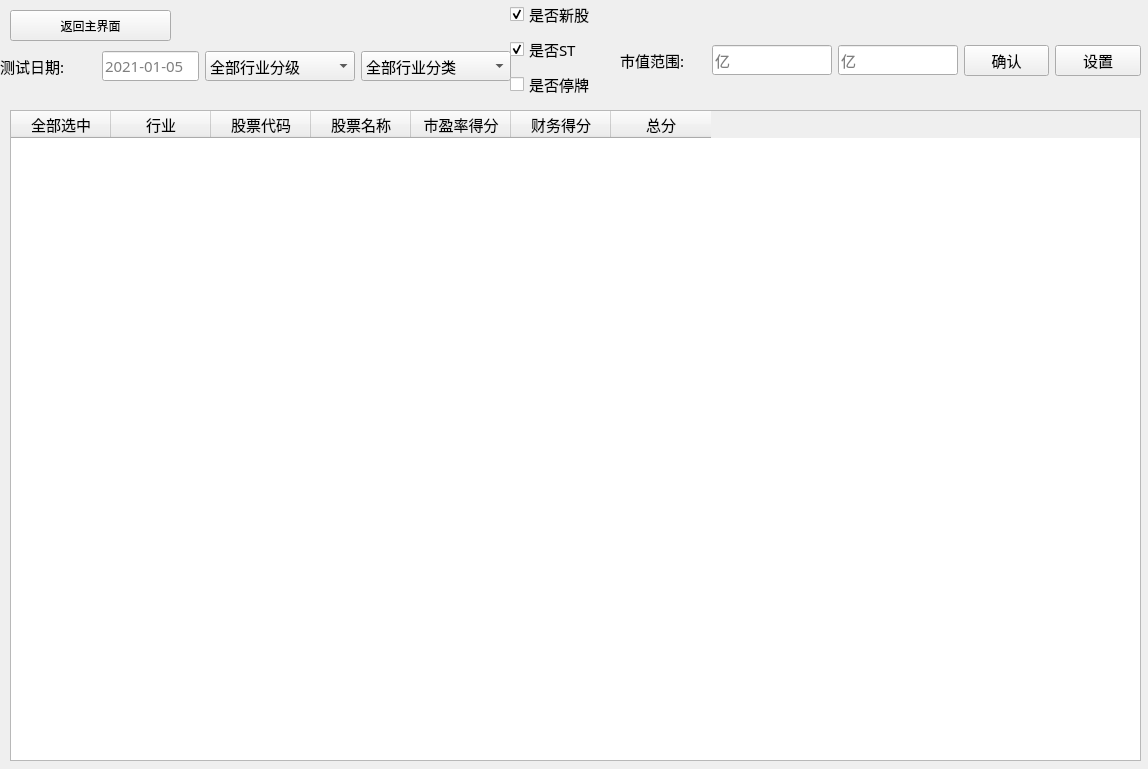
<?xml version="1.0" encoding="UTF-8"?>
<ui version="4.0">
 <class>SelectStockWindow</class>
 <widget class="QMainWindow" name="SelectStockWindow">
  <property name="geometry">
   <rect>
    <x>0</x>
    <y>0</y>
    <width>1148</width>
    <height>769</height>
   </rect>
  </property>
  <property name="windowTitle">
   <string>股票池-选股</string>
  </property>
  <property name="toolTip">
   <string/>
  </property>
  <property name="statusTip">
   <string/>
  </property>
  <widget class="QWidget" name="centralwidget">
   <widget class="QTableWidget" name="tableWidget">
    <property name="geometry">
     <rect>
      <x>10</x>
      <y>110</y>
      <width>1131</width>
      <height>651</height>
     </rect>
    </property>
    <property name="font">
     <font>
      <pointsize>11</pointsize>
     </font>
    </property>
    <property name="columnCount">
     <number>7</number>
    </property>
    <attribute name="horizontalHeaderCascadingSectionResizes">
     <bool>false</bool>
    </attribute>
    <attribute name="horizontalHeaderShowSortIndicator" stdset="0">
     <bool>false</bool>
    </attribute>
    <attribute name="horizontalHeaderStretchLastSection">
     <bool>false</bool>
    </attribute>
    <attribute name="verticalHeaderCascadingSectionResizes">
     <bool>false</bool>
    </attribute>
    <attribute name="verticalHeaderShowSortIndicator" stdset="0">
     <bool>false</bool>
    </attribute>
    <attribute name="verticalHeaderStretchLastSection">
     <bool>false</bool>
    </attribute>
    <column>
     <property name="text">
      <string>全部选中</string>
     </property>
    </column>
    <column>
     <property name="text">
      <string>行业</string>
     </property>
    </column>
    <column>
     <property name="text">
      <string>股票代码</string>
     </property>
    </column>
    <column>
     <property name="text">
      <string>股票名称</string>
     </property>
    </column>
    <column>
     <property name="text">
      <string>市盈率得分</string>
     </property>
    </column>
    <column>
     <property name="text">
      <string>财务得分</string>
     </property>
    </column>
    <column>
     <property name="text">
      <string>总分</string>
     </property>
    </column>
   </widget>
   <widget class="QWidget" name="layoutWidget">
    <property name="geometry">
     <rect>
      <x>0</x>
      <y>50</y>
      <width>511</width>
      <height>32</height>
     </rect>
    </property>
    <layout class="QHBoxLayout" name="horizontalLayout">
     <item>
      <widget class="QLabel" name="label">
       <property name="maximumSize">
        <size>
         <width>96</width>
         <height>16777215</height>
        </size>
       </property>
       <property name="font">
        <font>
         <family>Agency FB</family>
         <pointsize>11</pointsize>
        </font>
       </property>
       <property name="text">
        <string>测试日期:</string>
       </property>
      </widget>
     </item>
     <item>
      <widget class="QLineEdit" name="lineEdit">
       <property name="minimumSize">
        <size>
         <width>97</width>
         <height>0</height>
        </size>
       </property>
       <property name="maximumSize">
        <size>
         <width>97</width>
         <height>16777215</height>
        </size>
       </property>
       <property name="font">
        <font>
         <family>Agency FB</family>
         <pointsize>11</pointsize>
        </font>
       </property>
       <property name="toolTip">
        <string/>
       </property>
       <property name="statusTip">
        <string/>
       </property>
       <property name="whatsThis">
        <string/>
       </property>
       <property name="inputMask">
        <string/>
       </property>
       <property name="text">
        <string/>
       </property>
       <property name="placeholderText">
        <string>2021-01-05</string>
       </property>
      </widget>
     </item>
     <item>
      <widget class="QComboBox" name="comboBox">
       <property name="font">
        <font>
         <family>Agency FB</family>
         <pointsize>11</pointsize>
        </font>
       </property>
       <property name="placeholderText" stdset="0">
        <string/>
       </property>
       <item>
        <property name="text">
         <string>全部行业分级</string>
        </property>
       </item>
       <item>
        <property name="text">
         <string>L1</string>
        </property>
       </item>
       <item>
        <property name="text">
         <string>L2</string>
        </property>
       </item>
       <item>
        <property name="text">
         <string>L3</string>
        </property>
       </item>
      </widget>
     </item>
     <item>
      <widget class="QComboBox" name="comboBox_2">
       <property name="font">
        <font>
         <family>Agency FB</family>
         <pointsize>11</pointsize>
        </font>
       </property>
       <item>
        <property name="text">
         <string>全部行业分类</string>
        </property>
       </item>
      </widget>
     </item>
    </layout>
   </widget>
   <widget class="QWidget" name="layoutWidget">
    <property name="geometry">
     <rect>
      <x>510</x>
      <y>0</y>
      <width>110</width>
      <height>102</height>
     </rect>
    </property>
    <layout class="QVBoxLayout" name="verticalLayout">
     <item>
      <widget class="QCheckBox" name="checkBox">
       <property name="font">
        <font>
         <family>Agency FB</family>
         <pointsize>11</pointsize>
        </font>
       </property>
       <property name="text">
        <string>是否新股</string>
       </property>
       <property name="checked">
        <bool>true</bool>
       </property>
      </widget>
     </item>
     <item>
      <widget class="QCheckBox" name="checkBox_2">
       <property name="font">
        <font>
         <family>Agency FB</family>
         <pointsize>11</pointsize>
        </font>
       </property>
       <property name="autoFillBackground">
        <bool>false</bool>
       </property>
       <property name="text">
        <string>是否ST</string>
       </property>
       <property name="checked">
        <bool>true</bool>
       </property>
       <property name="autoRepeat">
        <bool>false</bool>
       </property>
       <property name="autoExclusive">
        <bool>false</bool>
       </property>
      </widget>
     </item>
     <item>
      <widget class="QCheckBox" name="checkBox_3">
       <property name="font">
        <font>
         <family>Agency FB</family>
         <pointsize>11</pointsize>
        </font>
       </property>
       <property name="text">
        <string>是否停牌</string>
       </property>
      </widget>
     </item>
    </layout>
   </widget>
   <widget class="QWidget" name="layoutWidget">
    <property name="geometry">
     <rect>
      <x>620</x>
      <y>40</y>
      <width>521</width>
      <height>41</height>
     </rect>
    </property>
    <layout class="QHBoxLayout" name="horizontalLayout_2">
     <item>
      <widget class="QLabel" name="label_2">
       <property name="maximumSize">
        <size>
         <width>100</width>
         <height>16777215</height>
        </size>
       </property>
       <property name="font">
        <font>
         <family>Agency FB</family>
         <pointsize>11</pointsize>
        </font>
       </property>
       <property name="text">
        <string>市值范围:</string>
       </property>
      </widget>
     </item>
     <item>
      <widget class="QLineEdit" name="lineEdit_2">
       <property name="maximumSize">
        <size>
         <width>120</width>
         <height>16777215</height>
        </size>
       </property>
       <property name="font">
        <font>
         <family>Agency FB</family>
         <pointsize>11</pointsize>
        </font>
       </property>
       <property name="placeholderText">
        <string>亿</string>
       </property>
      </widget>
     </item>
     <item>
      <widget class="QLineEdit" name="lineEdit_3">
       <property name="maximumSize">
        <size>
         <width>120</width>
         <height>16777215</height>
        </size>
       </property>
       <property name="font">
        <font>
         <family>Agency FB</family>
         <pointsize>11</pointsize>
        </font>
       </property>
       <property name="placeholderText">
        <string>亿</string>
       </property>
      </widget>
     </item>
     <item>
      <widget class="QPushButton" name="pushButton">
       <property name="maximumSize">
        <size>
         <width>100</width>
         <height>16777215</height>
        </size>
       </property>
       <property name="font">
        <font>
         <family>Agency FB</family>
         <pointsize>11</pointsize>
        </font>
       </property>
       <property name="text">
        <string>确认</string>
       </property>
      </widget>
     </item>
     <item>
      <widget class="QPushButton" name="pushButton_2">
       <property name="maximumSize">
        <size>
         <width>100</width>
         <height>16777215</height>
        </size>
       </property>
       <property name="font">
        <font>
         <family>Agency FB</family>
         <pointsize>11</pointsize>
        </font>
       </property>
       <property name="text">
        <string>设置</string>
       </property>
      </widget>
     </item>
    </layout>
   </widget>
   <widget class="QPushButton" name="pushButtonReturn">
    <property name="geometry">
     <rect>
      <x>10</x>
      <y>10</y>
      <width>161</width>
      <height>31</height>
     </rect>
    </property>
    <property name="text">
     <string>返回主界面</string>
    </property>
   </widget>
  </widget>
 </widget>
 <resources/>
 <connections/>
</ui>
